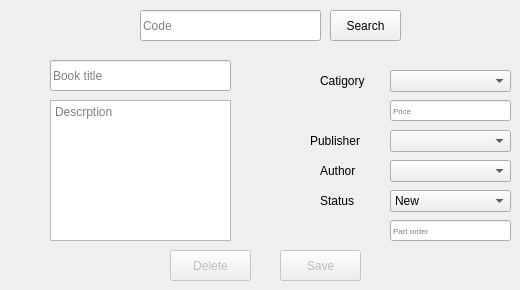
      <widget class="QWidget" name="tab_10">
       <attribute name="title">
        <string>Edit or Delete</string>
       </attribute>
       <widget class="QLineEdit" name="lineEdit_12">
        <property name="geometry">
         <rect>
          <x>390</x>
          <y>100</y>
          <width>121</width>
          <height>21</height>
         </rect>
        </property>
        <property name="font">
         <font>
          <pointsize>6</pointsize>
         </font>
        </property>
        <property name="placeholderText">
         <string>Price</string>
        </property>
       </widget>
       <widget class="QComboBox" name="comboBox_12">
        <property name="geometry">
         <rect>
          <x>390</x>
          <y>130</y>
          <width>121</width>
          <height>22</height>
         </rect>
        </property>
       </widget>
       <widget class="QLabel" name="label_11">
        <property name="geometry">
         <rect>
          <x>320</x>
          <y>190</y>
          <width>61</width>
          <height>21</height>
         </rect>
        </property>
        <property name="text">
         <string>Status</string>
        </property>
       </widget>
       <widget class="QLineEdit" name="lineEdit_13">
        <property name="geometry">
         <rect>
          <x>390</x>
          <y>220</y>
          <width>121</width>
          <height>21</height>
         </rect>
        </property>
        <property name="font">
         <font>
          <pointsize>6</pointsize>
         </font>
        </property>
        <property name="placeholderText">
         <string>Part order</string>
        </property>
       </widget>
       <widget class="QLabel" name="label_12">
        <property name="geometry">
         <rect>
          <x>320</x>
          <y>70</y>
          <width>61</width>
          <height>21</height>
         </rect>
        </property>
        <property name="text">
         <string>Catigory</string>
        </property>
       </widget>
       <widget class="QLabel" name="label_13">
        <property name="geometry">
         <rect>
          <x>320</x>
          <y>160</y>
          <width>61</width>
          <height>21</height>
         </rect>
        </property>
        <property name="text">
         <string>Author</string>
        </property>
       </widget>
       <widget class="QComboBox" name="comboBox_13">
        <property name="geometry">
         <rect>
          <x>390</x>
          <y>190</y>
          <width>121</width>
          <height>22</height>
         </rect>
        </property>
        <item>
         <property name="text">
          <string>New</string>
         </property>
        </item>
        <item>
         <property name="text">
          <string>Used</string>
         </property>
        </item>
        <item>
         <property name="text">
          <string>Dammaged</string>
         </property>
        </item>
       </widget>
       <widget class="QPushButton" name="pushButton_13">
        <property name="enabled">
         <bool>false</bool>
        </property>
        <property name="geometry">
         <rect>
          <x>170</x>
          <y>250</y>
          <width>81</width>
          <height>31</height>
         </rect>
        </property>
        <property name="text">
         <string>Delete</string>
        </property>
       </widget>
       <widget class="QLineEdit" name="lineEdit_14">
        <property name="geometry">
         <rect>
          <x>50</x>
          <y>60</y>
          <width>181</width>
          <height>31</height>
         </rect>
        </property>
        <property name="placeholderText">
         <string>Book title</string>
        </property>
       </widget>
       <widget class="QTextEdit" name="textEdit_3">
        <property name="geometry">
         <rect>
          <x>50</x>
          <y>100</y>
          <width>181</width>
          <height>141</height>
         </rect>
        </property>
        <property name="placeholderText">
         <string>Descrption</string>
        </property>
       </widget>
       <widget class="QComboBox" name="comboBox_14">
        <property name="geometry">
         <rect>
          <x>390</x>
          <y>160</y>
          <width>121</width>
          <height>22</height>
         </rect>
        </property>
       </widget>
       <widget class="QLineEdit" name="lineEdit_15">
        <property name="geometry">
         <rect>
          <x>140</x>
          <y>10</y>
          <width>181</width>
          <height>31</height>
         </rect>
        </property>
        <property name="placeholderText">
         <string>Code</string>
        </property>
       </widget>
       <widget class="QComboBox" name="comboBox_15">
        <property name="geometry">
         <rect>
          <x>390</x>
          <y>70</y>
          <width>121</width>
          <height>22</height>
         </rect>
        </property>
       </widget>
       <widget class="QLabel" name="label_14">
        <property name="geometry">
         <rect>
          <x>310</x>
          <y>130</y>
          <width>71</width>
          <height>21</height>
         </rect>
        </property>
        <property name="text">
         <string>Publisher</string>
        </property>
       </widget>
       <widget class="QPushButton" name="pushButton_14">
        <property name="geometry">
         <rect>
          <x>330</x>
          <y>10</y>
          <width>71</width>
          <height>31</height>
         </rect>
        </property>
        <property name="text">
         <string>Search</string>
        </property>
       </widget>
       <widget class="QPushButton" name="pushButton_15">
        <property name="enabled">
         <bool>false</bool>
        </property>
        <property name="geometry">
         <rect>
          <x>280</x>
          <y>250</y>
          <width>81</width>
          <height>31</height>
         </rect>
        </property>
        <property name="text">
         <string>Save</string>
        </property>
       </widget>
      </widget>
